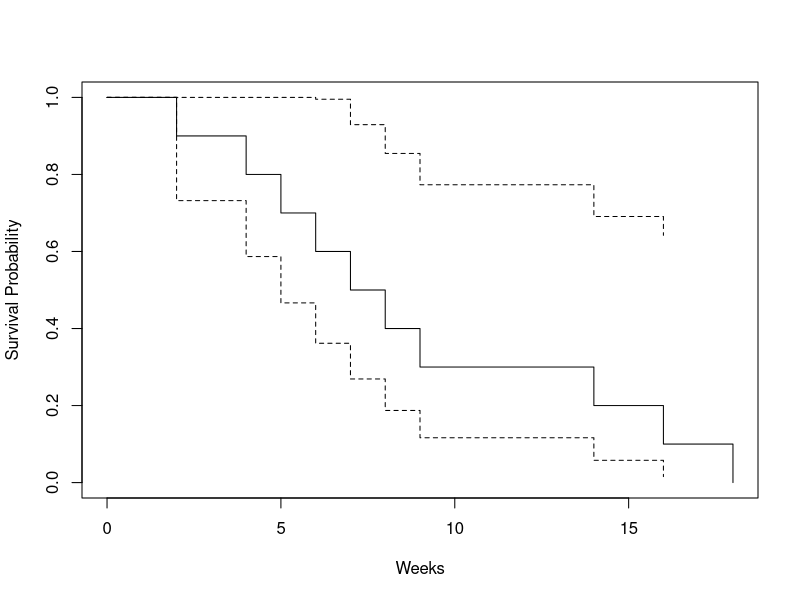
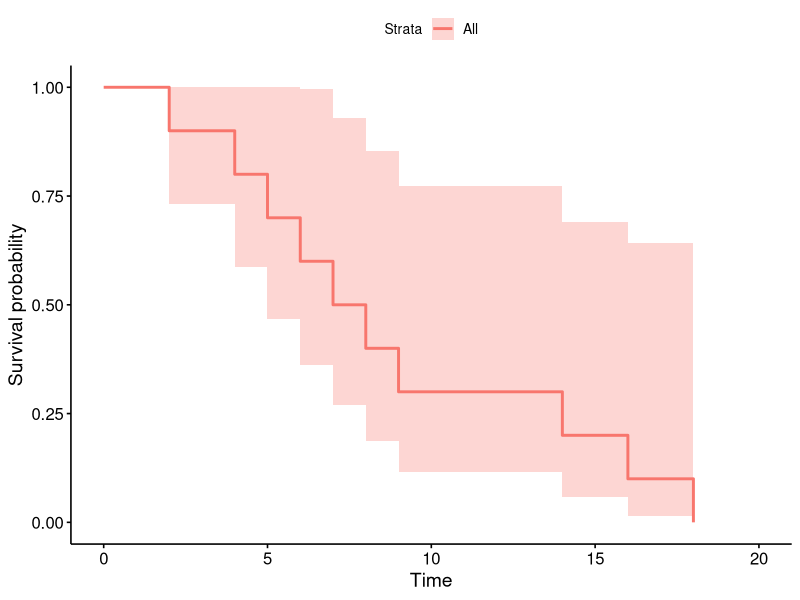

R code for these plots, in order:
#Example 1, survival analysis
library(survival)
library(survminer)

table1<-matrix(c(seq(1:10),5,6,8,18,16,14,7,2,4,9,rep(1,10)),ncol=3,nrow=10,byrow=FALSE)
colnames(table1)<- c("CaseID", "T", "censor")
table1<-as.data.frame(table1)

surv1 <- survfit(Surv(time=T,event=censor)~1, 
                 data=table1)
surv1
summary(surv1)
plot(surv1, xlab="Weeks", 
     ylab="Survival Probability",
     conf.int=TRUE)

ggsurvplot(surv1,data=table1)

